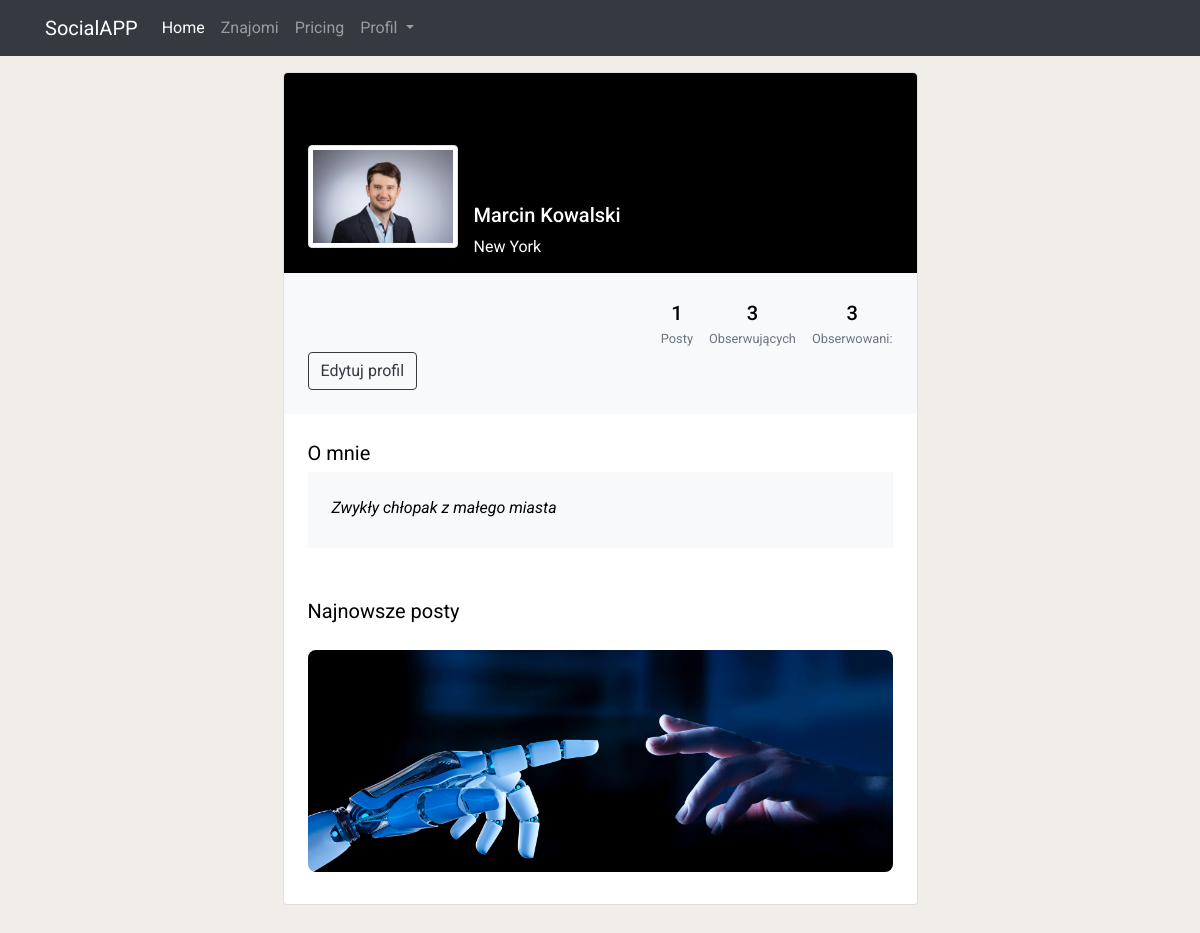
Page /your_profile/ (signed in) on the committed database.
### App/models.py (models this page shows, shortened)
class UserProfile(models.Model):
    user = models.OneToOneField(User, on_delete=models.CASCADE, related_name='userprofile')
    name = models.CharField(max_length=100)
    last_name = models.CharField(max_length=100)
    email = models.EmailField(null=True)
    creation_date = models.DateTimeField(auto_now_add=True, null=True)
    profile_pic = models.ImageField(default='user.png')
    followers = models.ManyToManyField('self',blank=True, symmetrical=False)
    profile_description = models.TextField(max_length=150, null=True)
    def __str__(self):
        return f"{self.name} {self.last_name}"

class Post(models.Model):
    userprofile = models.ForeignKey(
        UserProfile, on_delete=models.CASCADE, related_name='posts')
    text = models.TextField()
    creation_date = models.DateTimeField(auto_now_add=True, blank=True, null=True)
    image = models.ImageField(null=True)
    viewCount = models.IntegerField(default=0)
    likes = models.ManyToManyField(UserProfile, blank=True)
    class Meta:
        ordering = ('-creation_date',)

### App/views.py (the view)
# urls.py: path('your_profile/', views.your_profile, name="your_profile"),
def your_profile(request):
    user = UserProfile.objects.get(user=request.user)
    posts = user.posts.all()
    post_counter = posts.count()
    followers = UserProfile.objects.filter(followers=user).count()
    following = user.followers.count()
    context ={
        'user': user,
        'posts': posts,
        'followers': followers,
        'following': following,
        'post_counter': post_counter,
    }
    return render(request, 'App/your_profile.html', context)

### App/templates/App/your_profile.html (shortened to what this page needs)
{% extends 'App/base.html' %}
{% load crispy_forms_tags %}
{% load static %}
{% block content %}
<br>
<section class="h-100 gradient-custom-2">
    <div class="container py-5 h-100">
      <div class="row d-flex justify-content-center align-items-center h-100">
        <div class="col col-lg-9 col-xl-7">
          <div class="card">
            <div class="rounded-top text-white d-flex flex-row" style="background-color: #000; height:200px;">
              <div class="ms-4 mt-5 d-flex flex-column" style="width: 150px;">
                <img src="{{ user.profile_pic.url }}"
                  alt="Generic placeholder image" class="img-fluid img-thumbnail mt-4 mb-2"
                  style="width: 150px; z-index: 1">
              </div>
              <div class="ms-3" style="margin-top: 130px;">
                <h5>{{ user }}</h5>
                <p>New York</p>
              </div>
            </div>
            <div class="p-4 text-black" style="background-color: #f8f9fa;">
              <div class="d-flex justify-content-end text-center py-1">
                <div>
                  <p class="mb-1 h5">{{post_counter}}</p>
                  <p class="small text-muted mb-0">Posty</p>
                </div>
                <div class="px-3">
                  <p class="mb-1 h5">{{followers}}</p>
                  <p class="small text-muted mb-0">Obserwujących</p>
                </div>
                <div>
                  <p class="mb-1 h5">{{following}}</p>
                  <p class="small text-muted mb-0">Obserwowani:</p>
                </div>
              </div>
              <a href="{% url 'edit_profile' %}"><button type="button" class="btn btn-outline-dark" data-mdb-ripple-color="dark"
                  style="z-index: 1;">
                  Edytuj profil
                </button></a>
            </div>
            <div class="card-body p-4 text-black">
              <div class="mb-5">
                <p class="lead fw-normal mb-1">O mnie</p>
                <div class="p-4" style="background-color: #f8f9fa;">
                    {% if user.profile_description is None %}
                    {% else %}
                    <p class="font-italic mb-1">{{user.profile_description}}</p>
                    {% endif %}
                </div>
              </div>
              <div class="d-flex justify-content-between align-items-center mb-4">
                <p class="lead fw-normal mb-0">Najnowsze posty</p>
              </div>
              {% for post in posts %}
              <div class="row g-2">
                <div class="col mb-2">
                  <img src="{{post.image.url}}"
                    alt="image 1" class="w-100 rounded-3">
                </div>
              </div>
              {% endfor %}
            </div>
          </div>
        </div>
      </div>
    </div>
  </section>
{% endblock %}

### static/css/main.css (style rules this page uses)
body { background: #f1eee9; font-family: "Roboto", sans-serif; }

### rows in the picture
UserProfile: profile_pic (picture), name+last_name "Marcin Kowalski", profile_description "Zwykły chłopak z małego miasta"
Post: image (picture)

### other values in the picture
{{ post_counter }} "1"
{{ followers }} "3"
{{ following }} "3"
